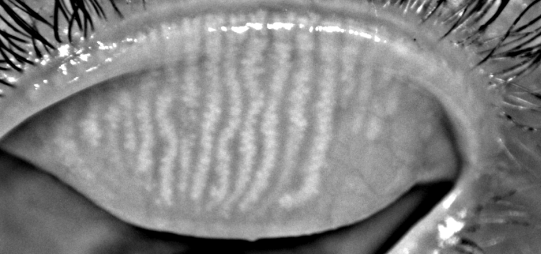
#> input picture test4.PNG, 541 x 254 px, found by its file name
$ python main.py
#> lines starting #> are read from the running program, lines starting #| are printed output that depends on the picture; after the words box and inside, x2 and y2 are one past the last pixel; in counts of white or black regions, pixels touching at a corner belong together
import numpy as np
import cv2

name = 'test4.png'


def find_sizes(pts):  # return width and height of contour given by points
    min_x, max_x = pts[0][0], pts[0][0]
    min_y, max_y = pts[0][1], pts[0][1]
    for p in pts:
        if p[0] > max_x:
            max_x = p[0]
        if p[0] < min_x:
            min_x = p[1]
        if p[1] > max_y:
            max_y = p[1]
        if p[1] < min_y:
            max_y = p[1]
    w, h = max_x - min_x, max_y - min_y
    return w, h


def gamma(img, gama=1.0):  # highlight the whole image
    invGama = 1.0 / gama
    table = np.array([((i / 255.0) ** invGama) * 255
                      for i in np.arange(0, 256)]).astype("uint8")
    return cv2.LUT(img, table)


def find_peaks(a):  # return 'peaks' of glands on the image row
    ind = [0]
    for i in range(1, len(a) - 2):
        cur, nxt = a[i], a[i + 1]
        if cur != 0 and nxt - cur >= 100:
            ind.append(i)
    return ind


def get_row(img, orig, r, center):
    img = gamma(img, gama=10)  # highlight the image for nice working
    mask = np.zeros_like(img)  # create mask
    h, w, _ = img.shape
    f = center[0] - r[0]
    t = center[0] + r[0]
    for y in range(center[1] - r[1], center[1] + r[1]):  # go through the lines of the masked ellipse
        a = []
        for x in range(f, t):
            col = img[y][x][0]
            a.append(col)
        mask = draw_picks(mask, a, y, f)  # draw peaks of brightness of line on the mask

    mask = cv2.cvtColor(mask, cv2.COLOR_BGR2GRAY)  # convert mask to gray scale
    mask = cv2.medianBlur(gamma(cv2.GaussianBlur(mask, (1, 11), 0), 1.5), 5)  # bluring
    mask = cv2.medianBlur(gamma(cv2.GaussianBlur(mask, (1, 11), 0), 1.5), 5)  # bluring
    mask = cv2.threshold(mask, 120, 255, 0)[1]  # delete noise [stage 1]
    contours, hierarchy = cv2.findContours(mask, cv2.RETR_TREE, cv2.CHAIN_APPROX_SIMPLE)  # find contours on the mask
    mask = np.zeros_like(orig) # clear previous mask
    for c in contours:  # delete noise [stage 2]
        if cv2.arcLength(c, True) > 30:
            cv2.drawContours(orig, [c], -1, (255, 0, 255), -1)  # draw final glands on the original image
            cv2.drawContours(mask, [c], -1, (255, 255, 255), -1)  # draw final glands on the mask
    cv2.imshow('mask', mask)
    return orig


def prepare(img):  # main function
    img_copy = img.copy()
    img = cv2.GaussianBlur(img, (9, 9), 10)  # blur the image
    img = cv2.threshold(img, 100, 255, cv2.THRESH_BINARY)[1]  # remove all pixels which brightness is less then 100
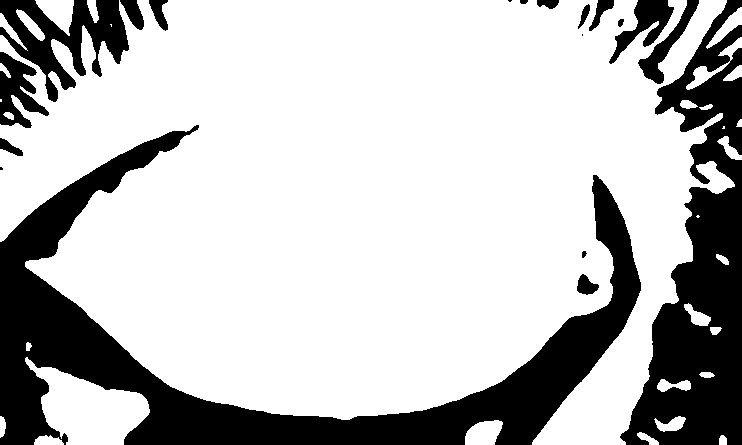
#> img: shape (445, 742, 3); 74.8% white; 19 black regions (3 under 20 px), largest, box (x1, y1, x2, y2) and area: (0, 125, 641, 445) 44826, (620, 0, 742, 445) 26148, (0, 0, 129, 102) 5722
    gray = cv2.cvtColor(img, cv2.COLOR_BGR2GRAY)  # convert to gray scale
#> gray: shape (445, 742); 74.8% white; 19 black regions (3 under 20 px)
    contours, _ = cv2.findContours(gray, 1, 2)
#> contours = 36 contours, 5 with area under 20; largest, box (x1, y1, x2, y2) and area: (0, 0, 735, 445) 233862, (25, 357, 150, 445) 5670, (35, 0, 74, 36) 734, (465, 420, 503, 445) 680, (686, 37, 742, 90) 498
    biggest = contours[1]
#> biggest = contour of 20 points, box (x1, y1, x2, y2) (34, 435, 64, 445), area 188
    for c in contours:  # find the biggest contour (that's eye)
        if cv2.contourArea(c) > cv2.contourArea(biggest):
            biggest = c
#> this loop made 36 passes
#> c on passes 23, 28: [[0, 99], [0, 101], [1, 101], [1, 99]], [[110, 24], [111, 25], [111, 26], [111, 24]]
#> after the loop, biggest = contour of 1901 points, box (x1, y1, x2, y2) (0, 0, 735, 445), area 233862
    M = cv2.moments(biggest)
#> M = moments, m00 233861.5, centre m10/m00, m01/m00 = (366.7, 197.4)
    cX = int(M["m10"] / M["m00"])
#> cX = 366
    cY = int(M["m01"] / M["m00"])  # find center of eye
#> cY = 197
    line = cv2.cvtColor(img, cv2.COLOR_BGR2GRAY)[cY:cY + 1, 0:img.shape[1]]  # get pixel line on center of the eye
    start, end = -1, -1
    for i in range(len(line[0]) - 1):  # find X radius
        if line[0][i] == 0 and line[0][i + 1] == 255:
            start = i
            break
#> this loop made 91 passes
#> start on pass 91: 90
    for i in range(start, len(line[0]) - 1):
        if line[0][i + 1] == 0 and line[0][i] == 255:
            end = i
            break
#> this loop made 504 passes
#> end on pass 504: 593
    mask = np.zeros_like(img_copy)  # create mask
    rX = int((end - start) / 2)
#> rX = 251
    rY = int(rX / 2)  # find Y radius
#> rY = 125
    cv2.ellipse(mask, (cX, cY), (rX, rY), 360, 0, 360, (255,) * 3, -1)  # draw eye ellipse on the mask
#> mask: shape (445, 742, 3); 30% white; 1 white region, box (x1, y1, x2, y2) and area: (115, 72, 618, 323) 99013
    masked = cv2.bitwise_and(img_copy, mask)  # apply mask
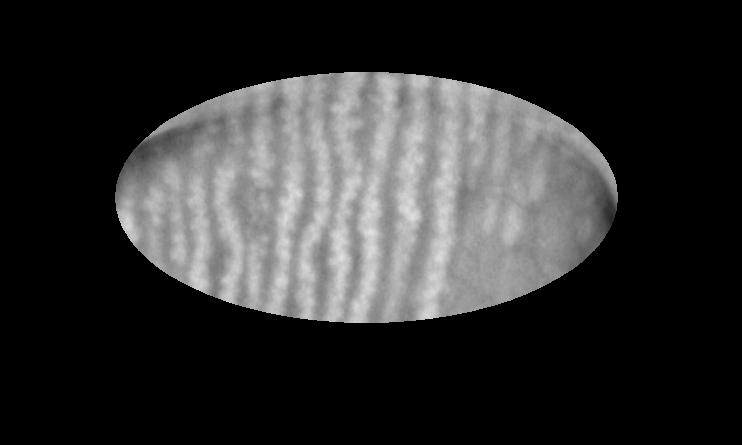
#> masked: shape (445, 742, 3); min 0, max 226, mean 47.6
    img_copy = get_row(masked, img_copy, [rX, rY], [cX, cY])  # stat find glands on the wrapped image
#> after the loop in get_row, `for y in range(center[1] - r[1], center[1] + r[1]):`:
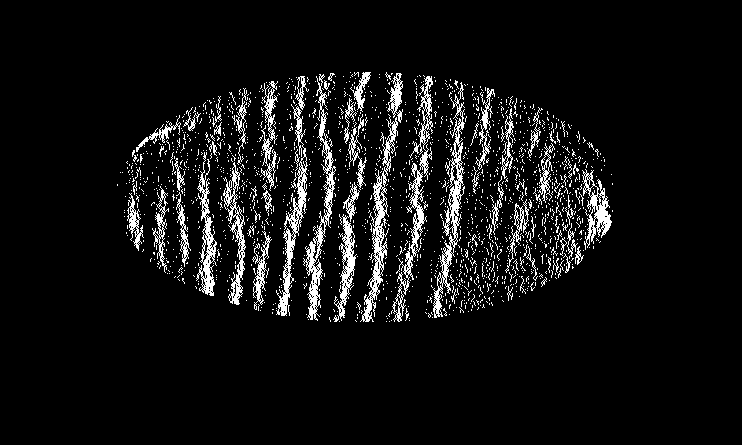
#> mask: shape (445, 742, 3); 7% white in thin lines or dots, all inside (x1, y1, x2, y2) = (117, 72, 613, 322)
#> call 3 of gamma, with gama = 1.5
#> in gamma (call 3), `return cv2.LUT(img, table)`:
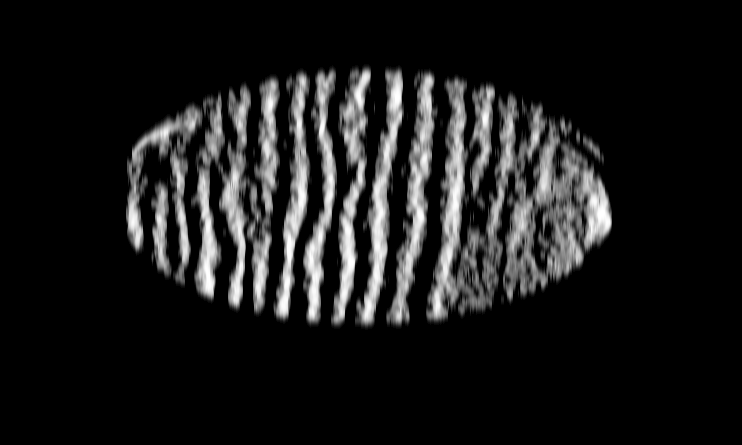
#> returned value: shape (445, 742); min 0, max 255, mean 26.6
#> in get_row, `mask = cv2.threshold(mask, 120, 255, 0)[1]`:
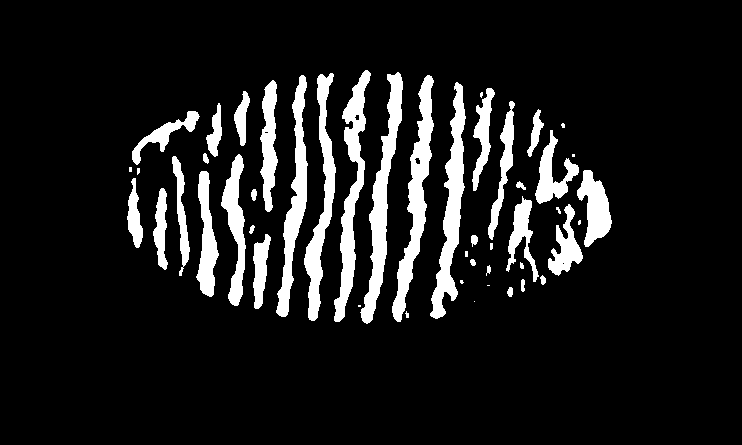
#> mask: shape (445, 742); 10.8% white; 48 white regions (12 under 20 px)
#> in get_row, `contours, hierarchy = cv2.findContours(mask, cv2.RETR_TREE, cv2.CHAIN_..`: contours = 52 contours, 18 with area under 20; largest, box (x1, y1, x2, y2) and area: (392, 75, 434, 322) 3016, (360, 72, 403, 324) 2974, (430, 82, 466, 319) 2900, (334, 70, 371, 322) 2794, (304, 73, 336, 321) 2441
#> the loop in get_row, `for c in contours:` made 52 passes
#> c on passes 2, 3, 5, 12, 20, 28, 29, 31: [[358, 305], [358, 306], [360, 306], [360, 305]], [[474, 301]], [[487, 285], [489, 285]], [[465, 251], [465, 256], [467, 256], [467, 251]], [[562, 263], [563, 262], [564, 263], [563, 264]], [[137, 168], [137, 174], [139, 172], [139, 168]], [[129, 167], [129, 171], [131, 171], [131, 167]], [[572, 154], [572, 156], [574, 156], [574, 154]]
#> after the loop in get_row, `for c in contours:`:
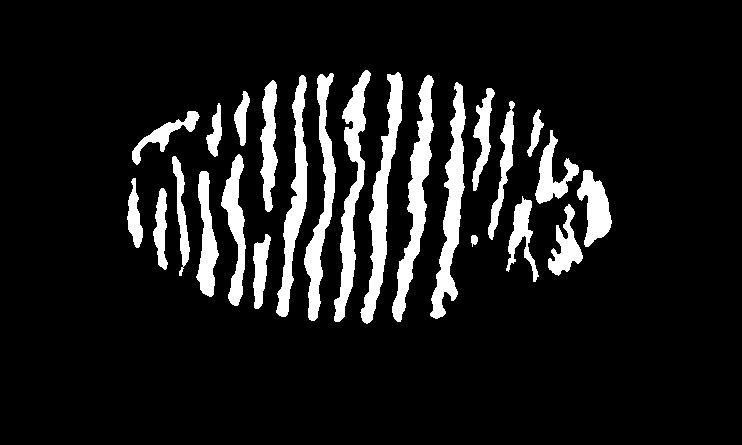
#> mask: shape (445, 742, 3); 10.6% white; 24 white regions, largest, box (x1, y1, x2, y2) and area: (392, 75, 434, 322) 3272, (360, 72, 403, 324) 3236, (430, 82, 466, 319) 3155
#> after the loop in get_row, `for c in contours:`:
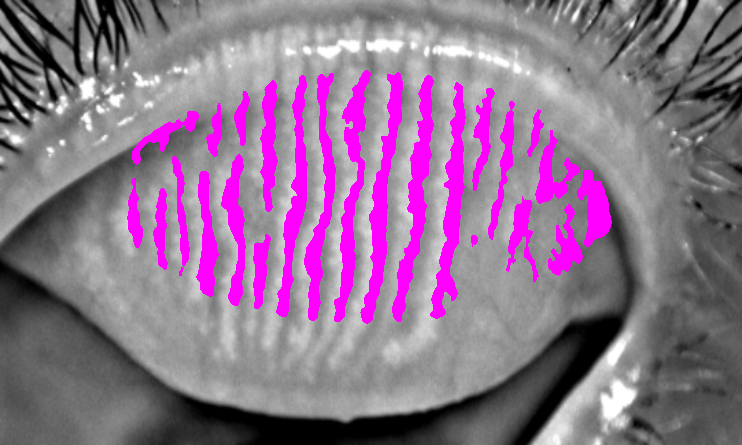
#> orig: shape (445, 742, 3); mean B, G, R 141.7, 114.6, 141.7
    return img_copy


def draw_picks(mask, a, y, f):  # just drawing on a mask
    peaks = find_peaks(a)
    peaks.remove(0)
    for i in range(len(a)):
        if i in peaks:
            mask[y][i + f] = (255, 255, 255)
    return mask


image = cv2.resize(cv2.imread(name), (742, 445))  # load and prepare the original image
cv2.imshow('out', prepare(image))  # show a result

while True:  # wait 'till you press 'q' and then destroy the programm
    if cv2.waitKey(1) & 0xFF == ord('q'):
#> (key q is pressed here)
        break

cv2.destroyAllWindows()

$ run again, with img.tif saved as test4.PNG
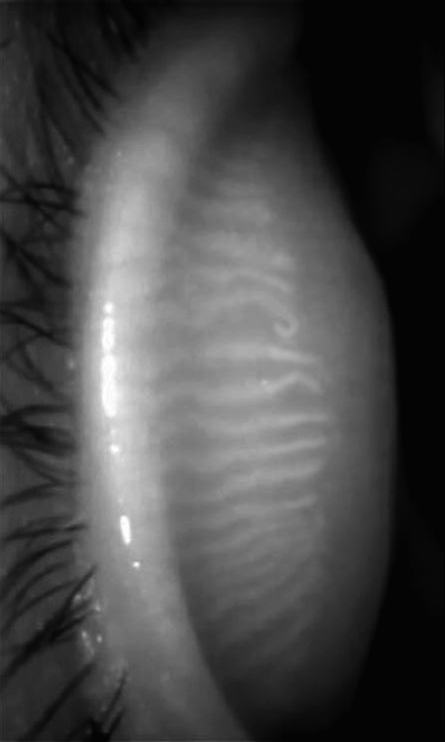
#> input picture img.tif, 445 x 742 px, found by its file name
#> in prepare, `img = cv2.threshold(img, 100, 255, cv2.THRESH_BINARY)[1]`:
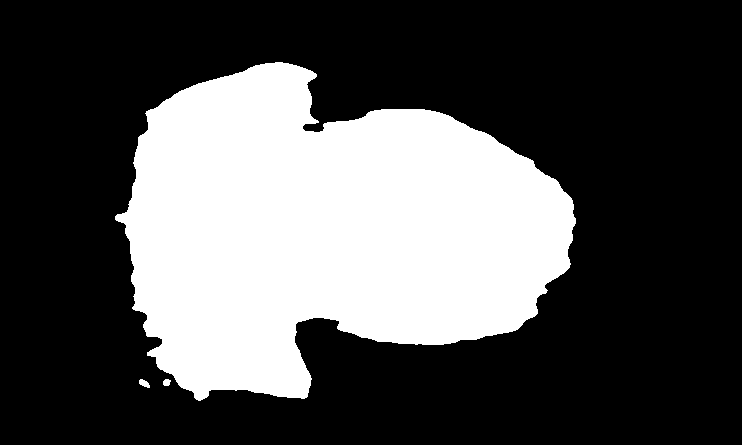
#> img: shape (445, 742, 3); 31.6% white; 3 white regions, box (x1, y1, x2, y2) and area: (115, 62, 576, 401) 104097, (139, 379, 150, 388) 62, (163, 379, 171, 386) 45
#> gray: shape (445, 742); 31.6% white; 3 white regions
#> in prepare, `contours, _ = cv2.findContours(gray, 1, 2)`: contours = 3 contours; box (x1, y1, x2, y2) and area: (115, 62, 576, 401) 103376, (139, 379, 150, 388) 48, (163, 379, 171, 386) 34
#> in prepare, `biggest = contours[1]`: biggest = contour of 19 points, box (x1, y1, x2, y2) (139, 379, 150, 388), area 48
#> the loop in prepare, `for c in contours:  # find the biggest contour (that's eye)` made 3 passes
#> after the loop in prepare, `for c in contours:  # find the biggest contour (that's eye)`: biggest = contour of 701 points, box (x1, y1, x2, y2) (115, 62, 576, 401), area 103376
#> M = moments, m00 103376.5, centre m10/m00, m01/m00 = (326.3, 230.1)
#> cX = 326
#> cY = 230
#> the loop in prepare, `for i in range(len(line[0]) - 1):` made 125 passes
#> start on pass 125: 124
#> the loop in prepare, `for i in range(start, len(line[0]) - 1):` made 448 passes
#> end on pass 448: 571
#> rX = 223
#> rY = 111
#> in get_row, `contours, hierarchy = cv2.findContours(mask, cv2.RETR_TREE, cv2.CHAIN_..`: contours = 37 contours, 19 with area under 20; largest, box (x1, y1, x2, y2) and area: (257, 264, 301, 341) 952, (183, 180, 199, 246) 450, (284, 123, 301, 139) 150, (210, 308, 222, 328) 146, (485, 157, 497, 180) 134
#> the loop in get_row, `for c in contours:` made 37 passes
#> c on passes 12, 14, 16, 18, 22, 28, 29, 31: [[228, 219], [229, 220], [230, 220], [230, 219]], [[216, 217], [216, 219], [218, 219], [218, 217]], [[216, 208], [216, 210], [218, 210], [218, 208]], [[231, 189], [231, 190], [232, 190], [232, 189]], [[261, 172], [261, 174], [262, 173], [262, 172]], [[479, 155], [479, 156]], [[482, 154], [482, 157]], [[244, 147], [244, 149], [246, 149], [246, 147]]
#> after the loop in get_row, `for c in contours:`:
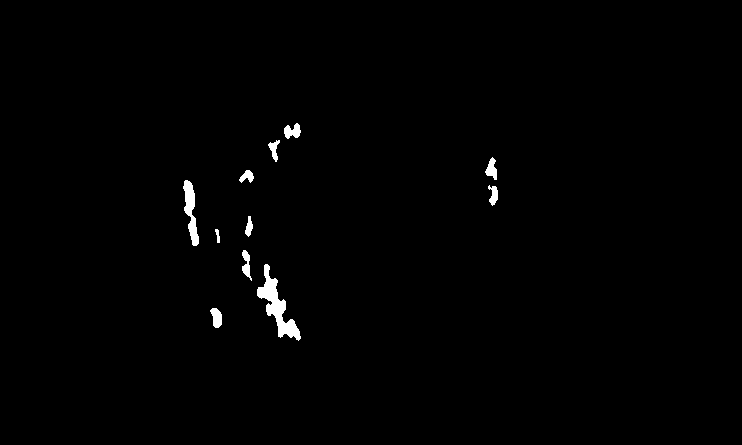
#> mask: shape (445, 742, 3); 0.84% white; 11 white regions, largest, box (x1, y1, x2, y2) and area: (257, 264, 301, 341) 1062, (183, 180, 199, 246) 519, (284, 123, 301, 139) 177
